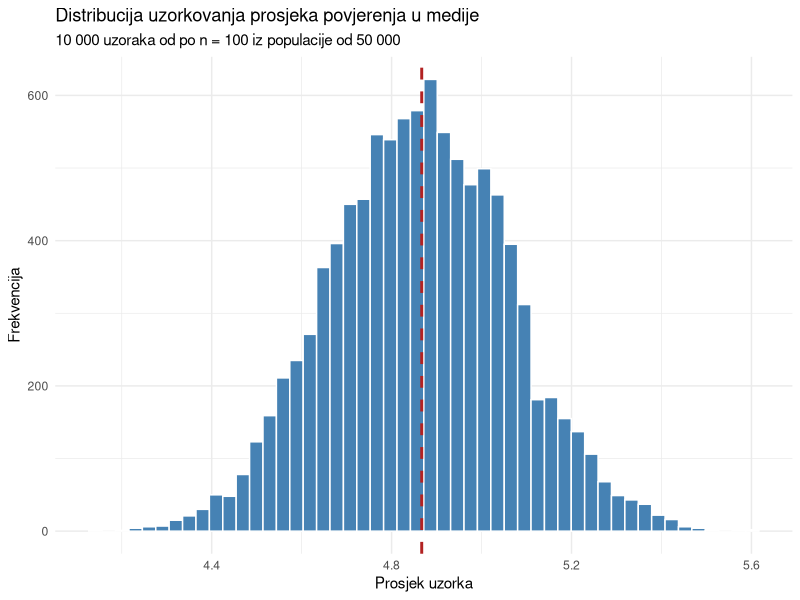
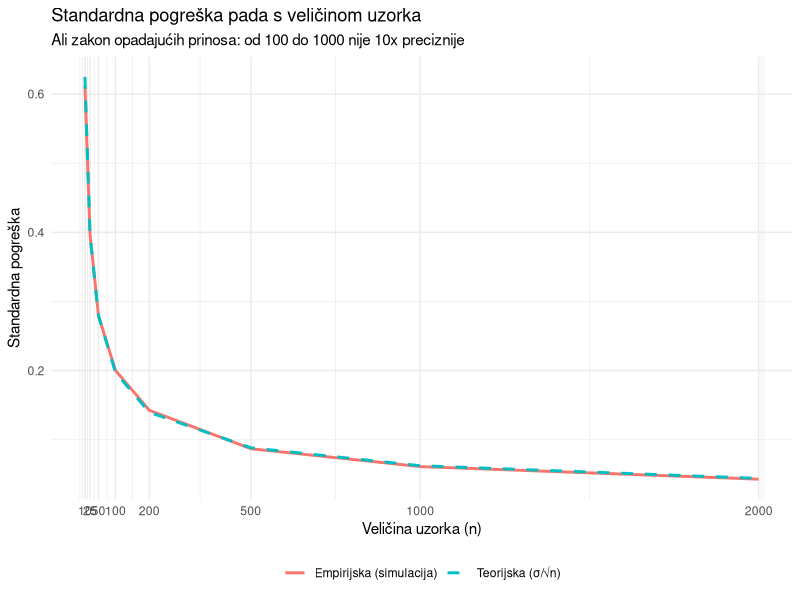
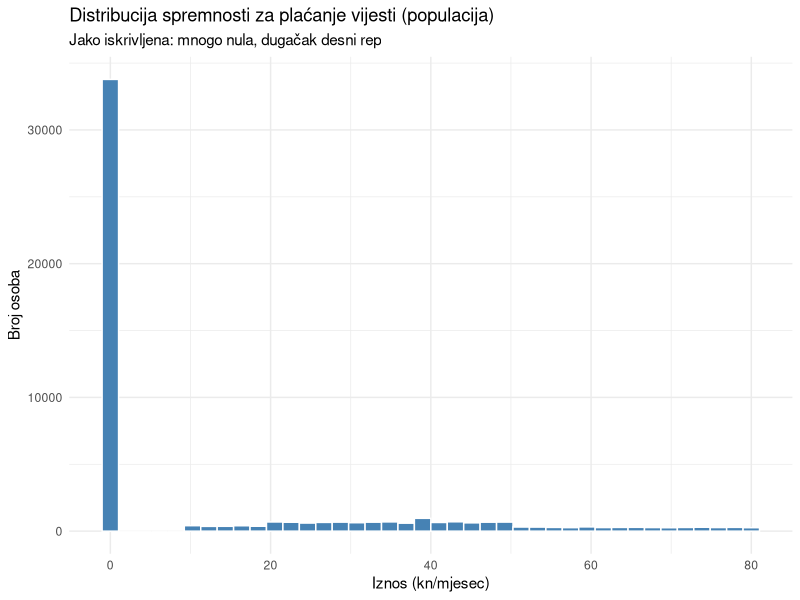
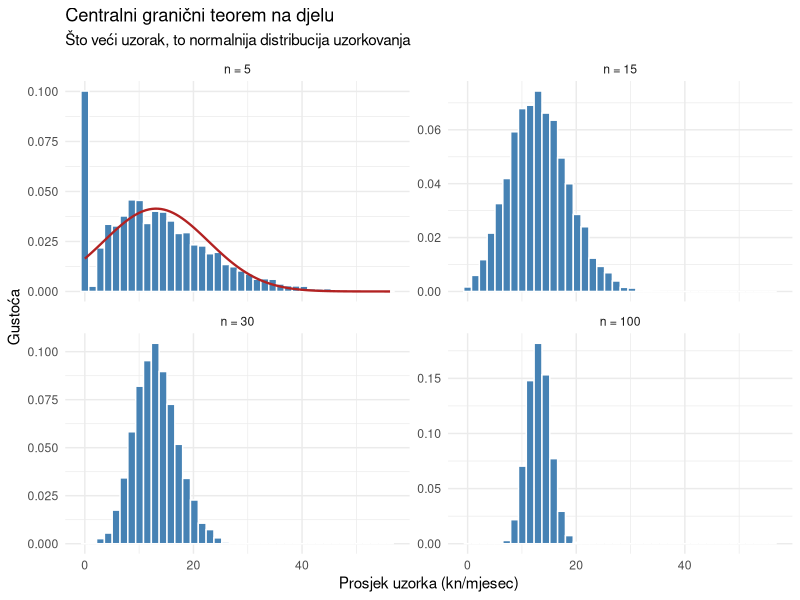
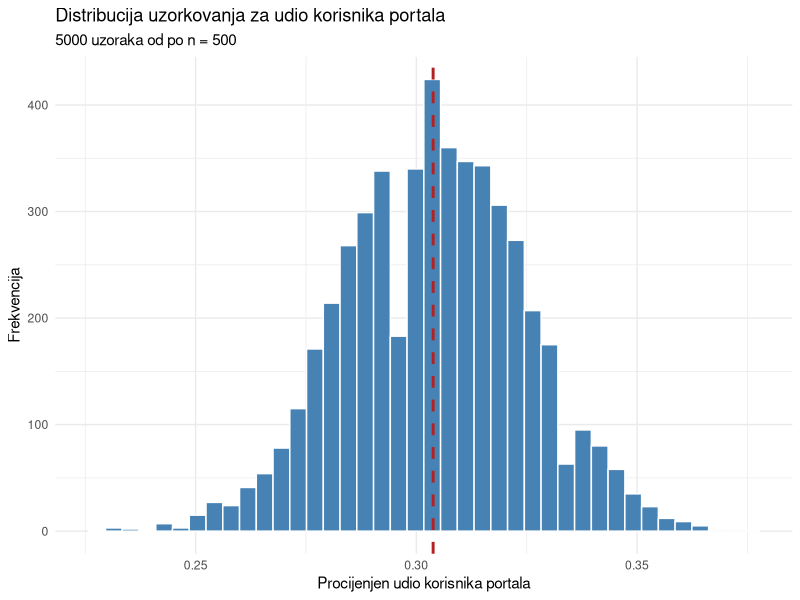
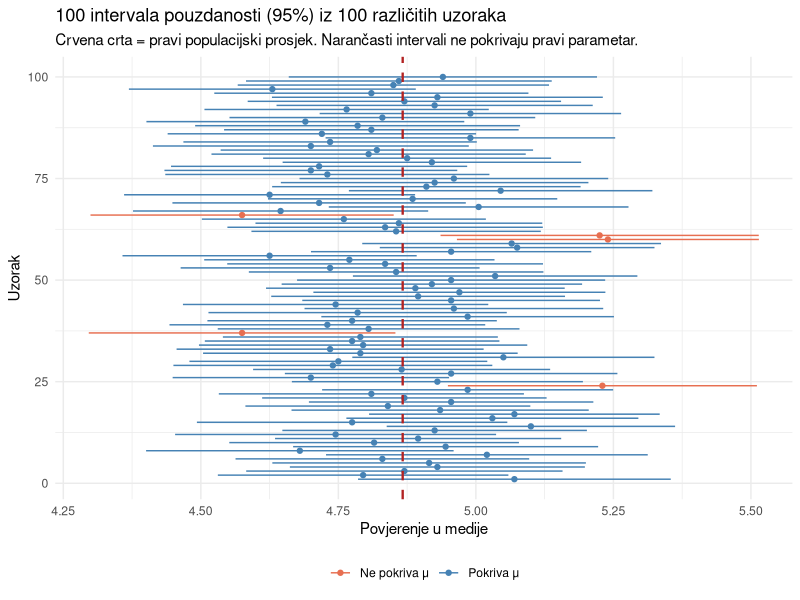
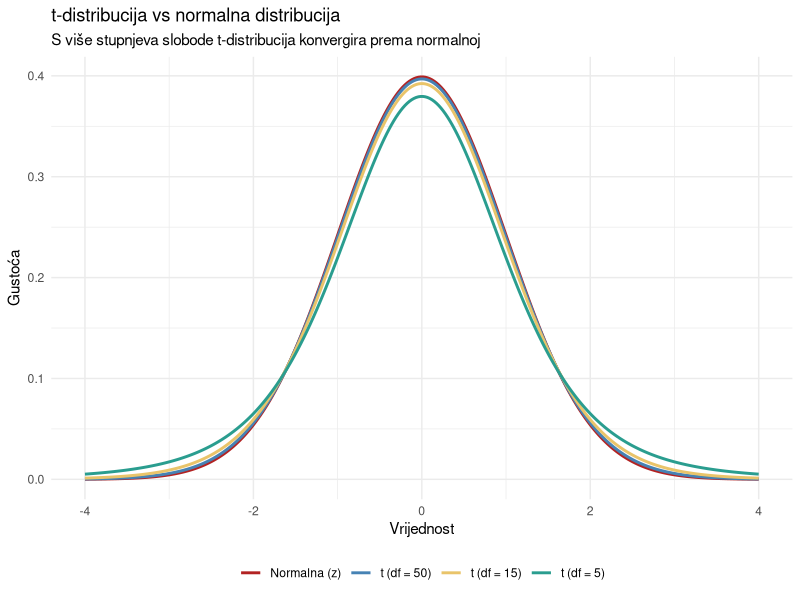
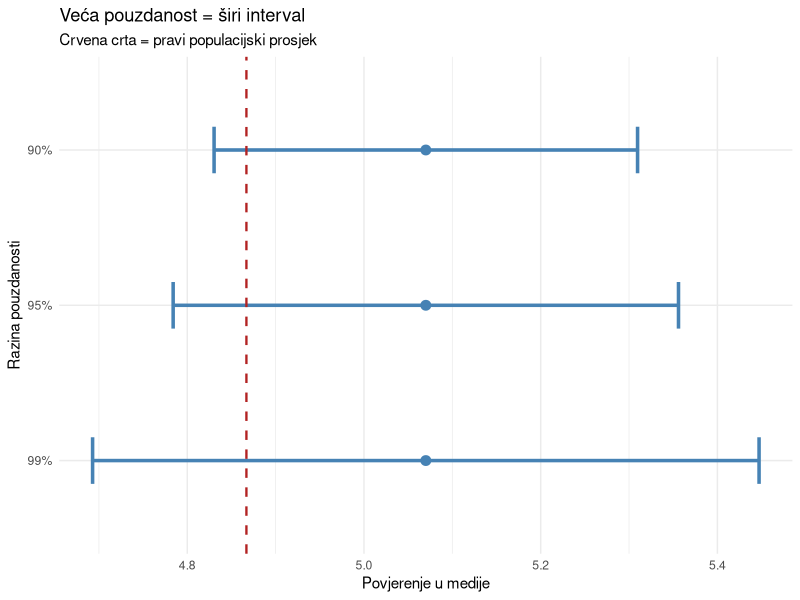

The R script that drew these images, in order:
## ---- chunk 1
#| label: setup
#| echo: true
#| message: false
#| warning: false

library(tidyverse)
## ---- chunk 2
#| label: ucitavanje-populacije
#| echo: true
#| message: false
#| warning: false

pop <- read_csv("../resources/datasets/media_population.csv")
glimpse(pop)
## ---- chunk 3
#| label: populacijski-parametri
#| echo: true
#| message: false
#| warning: false

# PRAVI populacijski parametri (u praksi ih NIKAD ne znamo)
pop_params <- pop |>
  summarise(
    mu_trust = round(mean(media_trust), 2),
    sigma_trust = round(sd(media_trust), 2),
    mu_media_min = round(mean(daily_media_min), 1),
    sigma_media_min = round(sd(daily_media_min), 1),
    udio_portal = round(mean(primary_news_source == "portal"), 3)
  )

pop_params
## ---- chunk 4
#| label: uzorak-vs-populacija
#| echo: true
#| message: false
#| warning: false

set.seed(42)

# Uzmimo jedan uzorak od 100 osoba
uzorak_100 <- pop |> slice_sample(n = 100)

# Usporedba parametra i statistike
tibble(
  mjera = c("Prosjek povjerenja", "SD povjerenja", "Udio portal"),
  populacija = c(
    round(mean(pop$media_trust), 2),
    round(sd(pop$media_trust), 2),
    round(mean(pop$primary_news_source == "portal"), 3)
  ),
  uzorak_100 = c(
    round(mean(uzorak_100$media_trust), 2),
    round(sd(uzorak_100$media_trust), 2),
    round(mean(uzorak_100$primary_news_source == "portal"), 3)
  )
)
## ---- chunk 5
#| label: tri-uzorka
#| echo: true
#| message: false
#| warning: false

set.seed(1)
u1 <- pop |> slice_sample(n = 100) |> summarise(M = round(mean(media_trust), 2)) |> pull(M)

set.seed(2)
u2 <- pop |> slice_sample(n = 100) |> summarise(M = round(mean(media_trust), 2)) |> pull(M)

set.seed(3)
u3 <- pop |> slice_sample(n = 100) |> summarise(M = round(mean(media_trust), 2)) |> pull(M)

cat("Populacijski prosjek:", round(mean(pop$media_trust), 2), "\n")
cat("Uzorak 1 (n=100):", u1, "\n")
cat("Uzorak 2 (n=100):", u2, "\n")
cat("Uzorak 3 (n=100):", u3, "\n")
## ---- chunk 6
#| label: distribucija-uzorkovanja
#| echo: true
#| message: false
#| warning: false
#| fig-width: 8
#| fig-height: 5

set.seed(42)

# 10 000 uzoraka od po 100 osoba
sampling_dist <- tibble(
  uzorak = 1:10000,
  prosjek = map_dbl(1:10000, \(i) {
    pop |> slice_sample(n = 100) |> pull(media_trust) |> mean()
  })
)

# Populacijski prosjek
mu <- mean(pop$media_trust)

sampling_dist |>
  ggplot(aes(x = prosjek)) +
  geom_histogram(fill = "steelblue", color = "white", bins = 50) +
  geom_vline(xintercept = mu, color = "firebrick", linewidth = 1, linetype = "dashed") +
  labs(
    title = "Distribucija uzorkovanja prosjeka povjerenja u medije",
    subtitle = "10 000 uzoraka od po n = 100 iz populacije od 50 000",
    x = "Prosjek uzorka",
    y = "Frekvencija"
  ) +
  theme_minimal()
## ---- chunk 7
#| label: sampling-vs-individual
#| echo: true
#| message: false
#| warning: false

# Usporedba varijabilnosti
cat("SD pojedinačnih opažanja (σ):", round(sd(pop$media_trust), 2), "\n")
cat("SD distribucije uzorkovanja:", round(sd(sampling_dist$prosjek), 3), "\n")
cat("Omjer:", round(sd(pop$media_trust) / sd(sampling_dist$prosjek), 1), "\n")
## ---- chunk 8
#| label: se-izracun
#| echo: true
#| message: false
#| warning: false

# Teorijska SE za n = 100
sigma <- sd(pop$media_trust)
se_teorijska <- sigma / sqrt(100)

# Procijenjena SE iz jednog uzorka
set.seed(42)
uzorak <- pop |> slice_sample(n = 100)
se_procijenjena <- sd(uzorak$media_trust) / sqrt(100)

# Empirijska SE (iz 10 000 uzoraka)
se_empirijska <- sd(sampling_dist$prosjek)

cat("Teorijska SE:", round(se_teorijska, 3), "\n")
cat("Procijenjena SE (iz jednog uzorka):", round(se_procijenjena, 3), "\n")
cat("Empirijska SE (iz simulacije):", round(se_empirijska, 3), "\n")
## ---- chunk 9
#| label: se-po-velicini
#| echo: true
#| message: false
#| warning: false
#| fig-width: 8
#| fig-height: 5

set.seed(42)

velicine <- c(10, 25, 50, 100, 200, 500, 1000, 2000)

sim_se <- map_df(velicine, \(n) {
  prosjeci <- map_dbl(1:2000, \(i) {
    pop |> slice_sample(n = n) |> pull(media_trust) |> mean()
  })
  tibble(n = n, se_empirijska = sd(prosjeci), se_formula = sigma / sqrt(n))
})

sim_se |>
  ggplot(aes(x = n)) +
  geom_line(aes(y = se_empirijska, color = "Empirijska (simulacija)"), linewidth = 1) +
  geom_line(aes(y = se_formula, color = "Teorijska (σ/√n)"), linewidth = 1, linetype = "dashed") +
  scale_x_continuous(breaks = velicine) +
  labs(
    title = "Standardna pogreška pada s veličinom uzorka",
    subtitle = "Ali zakon opadajućih prinosa: od 100 do 1000 nije 10x preciznije",
    x = "Veličina uzorka (n)",
    y = "Standardna pogreška",
    color = NULL
  ) +
  theme_minimal() +
  theme(legend.position = "bottom")
## ---- chunk 10
#| label: se-tablica
#| echo: true
#| message: false
#| warning: false

sim_se |>
  mutate(
    se_formula = round(se_formula, 3),
    se_empirijska = round(se_empirijska, 3),
    raspon_95 = paste0("±", round(1.96 * se_formula, 2))
  ) |>
  select(n, se_formula, raspon_95)
## ---- chunk 11
#| label: clt-izvorna
#| echo: true
#| message: false
#| warning: false
#| fig-width: 8
#| fig-height: 4

# Izvorna distribucija: daleko od normalne
pop |>
  ggplot(aes(x = willing_to_pay)) +
  geom_histogram(fill = "steelblue", color = "white", bins = 40) +
  labs(
    title = "Distribucija spremnosti za plaćanje vijesti (populacija)",
    subtitle = "Jako iskrivljena: mnogo nula, dugačak desni rep",
    x = "Iznos (kn/mjesec)",
    y = "Broj osoba"
  ) +
  theme_minimal()
## ---- chunk 12
#| label: clt-demonstracija
#| echo: true
#| message: false
#| warning: false
#| fig-width: 10
#| fig-height: 8

set.seed(42)

# Distribucije uzorkovanja za različite veličine uzorka
clt_sim <- map_df(c(5, 15, 30, 100), \(n) {
  prosjeci <- map_dbl(1:5000, \(i) {
    pop |> slice_sample(n = n) |> pull(willing_to_pay) |> mean()
  })
  tibble(n_label = paste("n =", n), n = n, prosjek = prosjeci)
}) |>
  mutate(n_label = fct_reorder(n_label, n))

clt_sim |>
  ggplot(aes(x = prosjek)) +
  geom_histogram(aes(y = after_stat(density)), fill = "steelblue", color = "white", bins = 40) +
  stat_function(fun = dnorm,
    args = list(mean = mean(pop$willing_to_pay), 
                sd = sd(pop$willing_to_pay) / sqrt(5)),
    data = clt_sim |> filter(n == 5),
    color = "firebrick", linewidth = 0.8) +
  facet_wrap(~n_label, scales = "free_y") +
  labs(
    title = "Centralni granični teorem na djelu",
    subtitle = "Što veći uzorak, to normalnija distribucija uzorkovanja",
    x = "Prosjek uzorka (kn/mjesec)",
    y = "Gustoća"
  ) +
  theme_minimal()
## ---- chunk 13
#| label: pristranost-demo
#| echo: true
#| message: false
#| warning: false

set.seed(42)

# "Populacija" = svi
pop_prosjek_trust <- round(mean(pop$media_trust), 2)

# "Prigodan uzorak" = samo mladi (18-24) s visokim obrazovanjem
pristrani_uzorak <- pop |>
  filter(age <= 24, education %in% c("viša/prvostupnik", "magistar/doktor")) |>
  slice_sample(n = 100)

# "Slučajni uzorak" iste veličine
slucajni_uzorak <- pop |> slice_sample(n = 100)

tibble(
  izvor = c("Populacija", "Slučajni uzorak (n=100)", "Pristrani uzorak (n=100)"),
  prosjek_trust = c(
    round(mean(pop$media_trust), 2),
    round(mean(slucajni_uzorak$media_trust), 2),
    round(mean(pristrani_uzorak$media_trust), 2)
  ),
  udio_portal = c(
    round(mean(pop$primary_news_source == "portal"), 3),
    round(mean(slucajni_uzorak$primary_news_source == "portal"), 3),
    round(mean(pristrani_uzorak$primary_news_source == "portal"), 3)
  )
)
## ---- chunk 14
#| label: self-selection
#| echo: true
#| message: false
#| warning: false

# Simulacija: online anketa privlači neproporcijalno mlade korisnike mreža
online_uzorak <- pop |>
  mutate(
    vjerojatnost_odgovora = case_when(
      age < 30 & primary_news_source == "društvene mreže" ~ 0.15,
      age < 30 ~ 0.08,
      age < 50 & primary_news_source %in% c("portal", "društvene mreže") ~ 0.06,
      age < 50 ~ 0.03,
      age >= 50 & primary_news_source %in% c("portal", "društvene mreže") ~ 0.02,
      .default = 0.005
    )
  ) |>
  mutate(odgovorio = runif(n()) < vjerojatnost_odgovora) |>
  filter(odgovorio)

cat("Veličina online uzorka:", nrow(online_uzorak), "\n\n")

# Usporedba
tribble(
  ~karakteristika, ~populacija, ~online_uzorak,
  "Prosjek dobi", round(mean(pop$age), 1), round(mean(online_uzorak$age), 1),
  "Udio mlađih od 30", round(mean(pop$age < 30) * 100, 1), round(mean(online_uzorak$age < 30) * 100, 1),
  "Udio portal kao primarni", round(mean(pop$primary_news_source == "portal") * 100, 1), round(mean(online_uzorak$primary_news_source == "portal") * 100, 1),
  "Udio društvene mreže", round(mean(pop$primary_news_source == "društvene mreže") * 100, 1), round(mean(online_uzorak$primary_news_source == "društvene mreže") * 100, 1),
  "Prosjek povjerenja", round(mean(pop$media_trust), 2), round(mean(online_uzorak$media_trust), 2)
)
## ---- chunk 15
#| label: se-proporcija
#| echo: true
#| message: false
#| warning: false

set.seed(42)

# Pravi udio korisnika portala
p_populacija <- mean(pop$primary_news_source == "portal")

# Procjena iz uzorka od 500
uzorak_500 <- pop |> slice_sample(n = 500)
p_hat <- mean(uzorak_500$primary_news_source == "portal")

se_p <- sqrt(p_hat * (1 - p_hat) / 500)

cat("Populacijski udio portala:", round(p_populacija, 3), "\n")
cat("Procjena iz uzorka (n=500):", round(p_hat, 3), "\n")
cat("SE proporcije:", round(se_p, 3), "\n")
cat("Margina pogreške (95%):", round(1.96 * se_p, 3), "\n")
## ---- chunk 16
#| label: simulacija-proporcije
#| echo: true
#| message: false
#| warning: false
#| fig-width: 8
#| fig-height: 5

set.seed(42)

# 5000 uzoraka od po 500 osoba
prop_sim <- tibble(
  uzorak = 1:5000,
  p_hat = map_dbl(1:5000, \(i) {
    pop |> slice_sample(n = 500) |> 
      pull(primary_news_source) |>
      (\(x) mean(x == "portal"))()
  })
)

prop_sim |>
  ggplot(aes(x = p_hat)) +
  geom_histogram(fill = "steelblue", color = "white", bins = 40) +
  geom_vline(xintercept = p_populacija, color = "firebrick", linewidth = 1, linetype = "dashed") +
  labs(
    title = "Distribucija uzorkovanja za udio korisnika portala",
    subtitle = "5000 uzoraka od po n = 500",
    x = "Procijenjen udio korisnika portala",
    y = "Frekvencija"
  ) +
  theme_minimal()
## ---- chunk 17
#| label: ci-prvi
#| echo: true
#| message: false
#| warning: false

set.seed(42)
uzorak <- pop |> slice_sample(n = 200)

x_bar <- mean(uzorak$media_trust)
se <- sd(uzorak$media_trust) / sqrt(200)
ci_lower <- x_bar - 1.96 * se
ci_upper <- x_bar + 1.96 * se

cat("Prosjek uzorka:", round(x_bar, 2), "\n")
cat("SE:", round(se, 3), "\n")
cat("95% CI: [", round(ci_lower, 2), ",", round(ci_upper, 2), "]\n")
cat("Pravi populacijski prosjek:", round(mean(pop$media_trust), 2), "\n")
## ---- chunk 18
#| label: ci-vizualizacija
#| echo: true
#| message: false
#| warning: false
#| fig-width: 9
#| fig-height: 8

set.seed(42)

mu_pop <- mean(pop$media_trust)

ci_sim <- map_df(1:100, \(i) {
  u <- pop |> slice_sample(n = 200)
  xbar <- mean(u$media_trust)
  se <- sd(u$media_trust) / sqrt(200)
  tibble(
    uzorak = i,
    xbar = xbar,
    ci_lo = xbar - 1.96 * se,
    ci_hi = xbar + 1.96 * se,
    pokriva_mu = ci_lo <= mu_pop & ci_hi >= mu_pop
  )
})

cat("Intervala koji pokrivaju pravi prosjek:", sum(ci_sim$pokriva_mu), "od 100\n")

ci_sim |>
  ggplot(aes(x = xbar, y = uzorak, color = pokriva_mu)) +
  geom_point(size = 1.5) +
  geom_errorbarh(aes(xmin = ci_lo, xmax = ci_hi), height = 0) +
  geom_vline(xintercept = mu_pop, color = "firebrick", linewidth = 0.8, linetype = "dashed") +
  scale_color_manual(values = c("TRUE" = "steelblue", "FALSE" = "#e76f51"),
                     labels = c("TRUE" = "Pokriva μ", "FALSE" = "Ne pokriva μ")) +
  labs(
    title = "100 intervala pouzdanosti (95%) iz 100 različitih uzoraka",
    subtitle = "Crvena crta = pravi populacijski prosjek. Narančasti intervali ne pokrivaju pravi parametar.",
    x = "Povjerenje u medije",
    y = "Uzorak",
    color = NULL
  ) +
  theme_minimal() +
  theme(legend.position = "bottom")
## ---- chunk 19
#| label: t-vs-normalna
#| echo: true
#| message: false
#| warning: false
#| fig-width: 8
#| fig-height: 5

x <- seq(-4, 4, length.out = 300)

t_usporedba <- tibble(x = x) |>
  mutate(
    `Normalna (z)` = dnorm(x),
    `t (df = 5)` = dt(x, df = 5),
    `t (df = 15)` = dt(x, df = 15),
    `t (df = 50)` = dt(x, df = 50)
  ) |>
  pivot_longer(-x, names_to = "distribucija", values_to = "gustoca") |>
  mutate(distribucija = fct_relevel(distribucija, 
    "Normalna (z)", "t (df = 50)", "t (df = 15)", "t (df = 5)"))

t_usporedba |>
  ggplot(aes(x = x, y = gustoca, color = distribucija)) +
  geom_line(linewidth = 1) +
  scale_color_manual(values = c(
    "Normalna (z)" = "firebrick", 
    "t (df = 5)" = "#2a9d8f", 
    "t (df = 15)" = "#e9c46a", 
    "t (df = 50)" = "steelblue"
  )) +
  labs(
    title = "t-distribucija vs normalna distribucija",
    subtitle = "S više stupnjeva slobode t-distribucija konvergira prema normalnoj",
    x = "Vrijednost",
    y = "Gustoća",
    color = NULL
  ) +
  theme_minimal() +
  theme(legend.position = "bottom")
## ---- chunk 20
#| label: kriticne-vrijednosti-t
#| echo: true
#| message: false
#| warning: false

tibble(
  df = c(5, 10, 15, 25, 50, 100, Inf),
  n = df + 1,
  t_95 = round(qt(0.975, df), 3),
  t_99 = round(qt(0.995, df), 3)
) |>
  mutate(n = if_else(is.infinite(df), "∞ (normalna)", as.character(n)))
## ---- chunk 21
#| label: t-test-osnovno
#| echo: true
#| message: false
#| warning: false

set.seed(42)
uzorak_200 <- pop |> slice_sample(n = 200)

# CI za prosjek povjerenja u medije
rezultat <- t.test(uzorak_200$media_trust, conf.level = 0.95)
rezultat
## ---- chunk 22
#| label: t-test-elementi
#| echo: true
#| message: false
#| warning: false

# Pristup pojedinim elementima
cat("Prosjek uzorka:", round(rezultat$estimate, 3), "\n")
cat("95% CI: [", round(rezultat$conf.int[1], 3), ",", round(rezultat$conf.int[2], 3), "]\n")
cat("Stupnjevi slobode:", rezultat$parameter, "\n")

# Usporedba s populacijom
cat("\nProvi populacijski prosjek:", round(mean(pop$media_trust), 3), "\n")
cat("Pokriva CI pravi prosjek?", 
    mean(pop$media_trust) >= rezultat$conf.int[1] & 
    mean(pop$media_trust) <= rezultat$conf.int[2], "\n")
## ---- chunk 23
#| label: razine-pouzdanosti
#| echo: true
#| message: false
#| warning: false

ci_90 <- t.test(uzorak_200$media_trust, conf.level = 0.90)$conf.int
ci_95 <- t.test(uzorak_200$media_trust, conf.level = 0.95)$conf.int
ci_99 <- t.test(uzorak_200$media_trust, conf.level = 0.99)$conf.int

xbar <- mean(uzorak_200$media_trust)

tibble(
  razina = c("90%", "95%", "99%"),
  donja = round(c(ci_90[1], ci_95[1], ci_99[1]), 3),
  gornja = round(c(ci_90[2], ci_95[2], ci_99[2]), 3),
  sirina = round(c(diff(ci_90), diff(ci_95), diff(ci_99)), 3)
)
## ---- chunk 24
#| label: ci-razine-vizualizacija
#| echo: true
#| message: false
#| warning: false
#| fig-width: 7
#| fig-height: 3

mu_pop <- mean(pop$media_trust)

tibble(
  razina = factor(c("90%", "95%", "99%"), levels = c("99%", "95%", "90%")),
  lo = c(ci_90[1], ci_95[1], ci_99[1]),
  hi = c(ci_90[2], ci_95[2], ci_99[2]),
  xbar = xbar
) |>
  ggplot(aes(y = razina)) +
  geom_errorbarh(aes(xmin = lo, xmax = hi), height = 0.3, linewidth = 1.2, color = "steelblue") +
  geom_point(aes(x = xbar), size = 3, color = "steelblue") +
  geom_vline(xintercept = mu_pop, color = "firebrick", linewidth = 0.8, linetype = "dashed") +
  labs(
    title = "Veća pouzdanost = širi interval",
    subtitle = "Crvena crta = pravi populacijski prosjek",
    x = "Povjerenje u medije",
    y = "Razina pouzdanosti"
  ) +
  theme_minimal()
## ---- chunk 25
#| label: ci-po-izvoru
#| echo: true
#| message: false
#| warning: false
#| fig-width: 8
#| fig-height: 5

set.seed(42)
uzorak_500 <- pop |> slice_sample(n = 500)

ci_po_izvoru <- uzorak_500 |>
  group_by(primary_news_source) |>
  filter(n() >= 20) |>
  summarise(
    n = n(),
    prosjek = mean(media_trust),
    se = sd(media_trust) / sqrt(n()),
    ci_lo = prosjek - qt(0.975, n() - 1) * se,
    ci_hi = prosjek + qt(0.975, n() - 1) * se,
    .groups = "drop"
  )

# Pravi populacijski prosjeci za usporedbu
pop_prosjeci <- pop |>
  group_by(primary_news_source) |>
  summarise(mu = mean(media_trust), .groups = "drop")

ci_po_izvoru |>
  left_join(pop_prosjeci, by = "primary_news_source") |>
  mutate(primary_news_source = fct_reorder(primary_news_source, prosjek)) |>
  ggplot(aes(y = primary_news_source)) +
  geom_errorbarh(aes(xmin = ci_lo, xmax = ci_hi), height = 0.3, linewidth = 1, color = "steelblue") +
  geom_point(aes(x = prosjek), size = 3, color = "steelblue") +
  geom_point(aes(x = mu), size = 3, shape = 4, color = "firebrick", stroke = 1.5) +
  labs(
    title = "95% CI za povjerenje u medije po primarnom izvoru vijesti",
    subtitle = "Plavi krug = prosjek uzorka. Crveni X = pravi populacijski prosjek.",
    x = "Povjerenje u medije",
    y = NULL
  ) +
  theme_minimal()
## ---- chunk 26
#| label: ci-proporcija-rucno
#| echo: true
#| message: false
#| warning: false

set.seed(42)
uzorak_500 <- pop |> slice_sample(n = 500)

# Udio koji koristi portal kao primarni izvor
p_hat <- mean(uzorak_500$primary_news_source == "portal")
se_p <- sqrt(p_hat * (1 - p_hat) / 500)
ci_lo <- p_hat - 1.96 * se_p
ci_hi <- p_hat + 1.96 * se_p

cat("Procjena p̂:", round(p_hat, 3), "\n")
cat("SE:", round(se_p, 3), "\n")
cat("95% CI: [", round(ci_lo, 3), ",", round(ci_hi, 3), "]\n")
cat("Pravi populacijski udio:", round(mean(pop$primary_news_source == "portal"), 3), "\n")
## ---- chunk 27
#| label: prop-test
#| echo: true
#| message: false
#| warning: false

# Koliko koristi portal od 500 ispitanika?
n_portal <- sum(uzorak_500$primary_news_source == "portal")

prop_rez <- prop.test(n_portal, n = 500, conf.level = 0.95)

cat("Procjena:", round(prop_rez$estimate, 3), "\n")
cat("95% CI: [", round(prop_rez$conf.int[1], 3), ",", round(prop_rez$conf.int[2], 3), "]\n")
## ---- chunk 28
#| label: ci-svi-izvori
#| echo: true
#| message: false
#| warning: false
#| fig-width: 8
#| fig-height: 5

# CI za sve izvore vijesti
izvore <- unique(pop$primary_news_source)

ci_izvore <- map_df(izvore, \(izvor) {
  n_da <- sum(uzorak_500$primary_news_source == izvor)
  test <- prop.test(n_da, n = 500, conf.level = 0.95)
  tibble(
    izvor = izvor,
    p_hat = test$estimate,
    ci_lo = test$conf.int[1],
    ci_hi = test$conf.int[2]
  )
})

# Pravi populacijski udjeli
pop_udjeli <- pop |>
  count(primary_news_source) |>
  mutate(udio = n / sum(n))

ci_izvore |>
  left_join(pop_udjeli, by = c("izvor" = "primary_news_source")) |>
  mutate(izvor = fct_reorder(izvor, p_hat)) |>
  ggplot(aes(y = izvor)) +
  geom_errorbarh(aes(xmin = ci_lo, xmax = ci_hi), height = 0.3, linewidth = 1, color = "steelblue") +
  geom_point(aes(x = p_hat), size = 3, color = "steelblue") +
  geom_point(aes(x = udio), size = 3, shape = 4, color = "firebrick", stroke = 1.5) +
  scale_x_continuous(labels = scales::label_percent()) +
  labs(
    title = "95% CI za udio korisnika po primarnom izvoru vijesti",
    subtitle = "Plavi krug = procjena iz uzorka (n=500). Crveni X = pravi populacijski udio.",
    x = "Udio",
    y = NULL
  ) +
  theme_minimal()
## ---- chunk 29
#| label: moe-tablica
#| echo: true
#| message: false
#| warning: false

tibble(
  n = c(100, 200, 400, 500, 800, 1000, 1500, 2000),
  MoE_95 = round(1.96 * sqrt(0.25 / n) * 100, 1)
) |>
  mutate(opis = paste0("±", MoE_95, "%"))
## ---- chunk 30
#| label: planiranje-uzorka
#| echo: true
#| message: false
#| warning: false

# Funkcija za izračun potrebne veličine uzorka
velicina_uzorka <- function(moe, conf = 0.95, p = 0.5) {
  z <- qnorm(1 - (1 - conf) / 2)
  ceiling(z^2 * p * (1 - p) / moe^2)
}

tibble(
  ciljna_MoE = c("±5%", "±4%", "±3%", "±2%", "±1%"),
  moe = c(0.05, 0.04, 0.03, 0.02, 0.01),
  n_potreban = map_int(moe, velicina_uzorka)
)
## ---- chunk 31
#| label: planiranje-vizualizacija
#| echo: true
#| message: false
#| warning: false
#| fig-width: 8
#| fig-height: 5

tibble(
  moe = seq(0.01, 0.10, by = 0.001)
) |>
  mutate(n = map_dbl(moe, velicina_uzorka)) |>
  ggplot(aes(x = moe * 100, y = n)) +
  geom_line(color = "steelblue", linewidth = 1.2) +
  geom_hline(yintercept = c(500, 1000, 2000), linetype = "dashed", color = "grey60") +
  annotate("text", x = 9, y = c(500, 1000, 2000) + 200, 
           label = c("n = 500", "n = 1000", "n = 2000"), color = "grey40") +
  scale_x_reverse(breaks = seq(1, 10, 1)) +
  scale_y_continuous(labels = scales::label_comma()) +
  labs(
    title = "Potrebna veličina uzorka za zadanu marginu pogreške",
    subtitle = "Najgori slučaj (p = 0.5), 95% razina pouzdanosti",
    x = "Ciljna margina pogreške (%)",
    y = "Potreban n"
  ) +
  theme_minimal()
## ---- chunk 32
#| label: medijska-anketa-sim
#| echo: true
#| message: false
#| warning: false

# Simulacija: medijska anketa o primarnom izvoru vijesti
set.seed(123)
anketa <- pop |> slice_sample(n = 800)

rezultati <- anketa |>
  count(primary_news_source) |>
  mutate(
    udio = n / sum(n),
    se = sqrt(udio * (1 - udio) / sum(n)),
    moe = 1.96 * se,
    ci_lo = udio - moe,
    ci_hi = udio + moe
  ) |>
  arrange(desc(udio))

rezultati |>
  mutate(across(c(udio, se, moe, ci_lo, ci_hi), \(x) round(x * 100, 1)))
## ---- chunk 33
#| label: medijska-anketa-graf
#| echo: true
#| message: false
#| warning: false
#| fig-width: 8
#| fig-height: 5

rezultati |>
  mutate(primary_news_source = fct_reorder(primary_news_source, udio)) |>
  ggplot(aes(y = primary_news_source)) +
  geom_errorbarh(aes(xmin = ci_lo, xmax = ci_hi), height = 0.3, linewidth = 1, color = "steelblue") +
  geom_point(aes(x = udio), size = 3, color = "steelblue") +
  geom_text(aes(x = ci_hi + 0.01, label = paste0(round(udio * 100, 1), "%")), hjust = 0) +
  scale_x_continuous(labels = scales::label_percent(), limits = c(0, 0.42)) +
  labs(
    title = "Anketni rezultati S intervalima pouzdanosti",
    subtitle = "n = 800. Preklapajući intervali znače da razlike nisu statistički jasne.",
    x = "Udio ispitanika",
    y = NULL
  ) +
  theme_minimal()
## ---- chunk 34
#| label: bootstrap-demo
#| echo: true
#| message: false
#| warning: false

set.seed(42)
uzorak_50 <- pop |> slice_sample(n = 50)

# 5000 bootstrap uzoraka
boot_prosjeci <- map_dbl(1:5000, \(i) {
  uzorak_50 |>
    slice_sample(n = 50, replace = TRUE) |>
    pull(media_trust) |>
    mean()
})

# Bootstrap CI (percentilna metoda)
boot_ci <- quantile(boot_prosjeci, probs = c(0.025, 0.975))

# Usporedba s t-testom
t_ci <- t.test(uzorak_50$media_trust)$conf.int

cat("Bootstrap 95% CI: [", round(boot_ci[1], 3), ",", round(boot_ci[2], 3), "]\n")
cat("t-test   95% CI: [", round(t_ci[1], 3), ",", round(t_ci[2], 3), "]\n")
cat("Pravi prosjek:   ", round(mean(pop$media_trust), 3), "\n")
## ---- chunk 35
#| label: bootstrap-medijan
#| echo: true
#| message: false
#| warning: false

# Bootstrap CI za MEDIJAN (za koji nema jednostavne formule za SE)
boot_medijani <- map_dbl(1:5000, \(i) {
  uzorak_50 |>
    slice_sample(n = 50, replace = TRUE) |>
    pull(daily_media_min) |>
    median()
})

boot_ci_medijan <- quantile(boot_medijani, probs = c(0.025, 0.975))

cat("Medijan uzorka:", median(uzorak_50$daily_media_min), "\n")
cat("Bootstrap 95% CI za medijan: [", boot_ci_medijan[1], ",", boot_ci_medijan[2], "]\n")
cat("Pravi populacijski medijan:", median(pop$daily_media_min), "\n")
## ---- chunk 36
#| label: anketa-simulacija
#| echo: true
#| message: false
#| warning: false

set.seed(2025)
anketa <- pop |> slice_sample(n = 600)

cat("Veličina uzorka:", nrow(anketa), "\n\n")

# Korak 1: Ukupna procjena
ukupno <- t.test(anketa$media_trust)
cat("UKUPNO POVJERENJE U MEDIJE\n")
cat("Prosjek:", round(ukupno$estimate, 2), "\n")
cat("95% CI: [", round(ukupno$conf.int[1], 2), ",", round(ukupno$conf.int[2], 2), "]\n\n")
## ---- chunk 37
#| label: analiza-po-dobi
#| echo: true
#| message: false
#| warning: false
#| fig-width: 9
#| fig-height: 5

# Korak 2: CI po dobnim skupinama
anketa <- anketa |>
  mutate(dobna_skupina = case_when(
    age < 30 ~ "18-29",
    age < 45 ~ "30-44",
    age < 60 ~ "45-59",
    .default = "60+"
  ))

ci_dob <- anketa |>
  group_by(dobna_skupina) |>
  summarise(
    n = n(),
    prosjek = mean(media_trust),
    se = sd(media_trust) / sqrt(n()),
    ci_lo = prosjek - qt(0.975, n() - 1) * se,
    ci_hi = prosjek + qt(0.975, n() - 1) * se,
    .groups = "drop"
  )

ci_dob |>
  ggplot(aes(y = dobna_skupina)) +
  geom_errorbarh(aes(xmin = ci_lo, xmax = ci_hi), height = 0.3, linewidth = 1, color = "steelblue") +
  geom_point(aes(x = prosjek), size = 3, color = "steelblue") +
  geom_text(aes(x = ci_hi + 0.05, label = paste0("n = ", n)), hjust = 0, size = 3.5, color = "grey40") +
  labs(
    title = "Povjerenje u medije po dobnim skupinama",
    subtitle = "95% intervali pouzdanosti. Starije skupine imaju više povjerenja.",
    x = "Povjerenje u medije (1-10)",
    y = NULL
  ) +
  theme_minimal()
## ---- chunk 38
#| label: analiza-po-izvoru-i-dobi
#| echo: true
#| message: false
#| warning: false
#| fig-width: 10
#| fig-height: 6

# Korak 3: Unakrsna analiza: izvor vijesti × dobna skupina
ci_krizno <- anketa |>
  group_by(primary_news_source, dobna_skupina) |>
  filter(n() >= 10) |>
  summarise(
    n = n(),
    prosjek = mean(media_trust),
    se = sd(media_trust) / sqrt(n()),
    ci_lo = prosjek - qt(0.975, n() - 1) * se,
    ci_hi = prosjek + qt(0.975, n() - 1) * se,
    .groups = "drop"
  )

ci_krizno |>
  ggplot(aes(y = dobna_skupina, color = primary_news_source)) +
  geom_errorbarh(aes(xmin = ci_lo, xmax = ci_hi), height = 0.3, linewidth = 0.8,
                 position = position_dodge(0.6)) +
  geom_point(aes(x = prosjek), size = 2, position = position_dodge(0.6)) +
  labs(
    title = "Povjerenje u medije: izvor vijesti × dobna skupina",
    subtitle = "Kombinacije s manje od 10 ispitanika isključene",
    x = "Povjerenje u medije (1-10)",
    y = NULL,
    color = "Primarni izvor"
  ) +
  theme_minimal() +
  theme(legend.position = "bottom")
## ---- chunk 39
#| label: analiza-proporcije
#| echo: true
#| message: false
#| warning: false
#| fig-width: 8
#| fig-height: 5

# Korak 4: Proporcije po izvoru vijesti s CI
prop_rezultati <- anketa |>
  count(primary_news_source) |>
  mutate(
    p_hat = n / sum(n),
    test = map2(n, sum(n), \(x, nn) prop.test(x, nn, conf.level = 0.95)),
    ci_lo = map_dbl(test, \(t) t$conf.int[1]),
    ci_hi = map_dbl(test, \(t) t$conf.int[2])
  ) |>
  select(-test) |>
  arrange(desc(p_hat))

prop_rezultati |>
  mutate(primary_news_source = fct_reorder(primary_news_source, p_hat)) |>
  ggplot(aes(y = primary_news_source)) +
  geom_errorbarh(aes(xmin = ci_lo, xmax = ci_hi), height = 0.3, linewidth = 1, color = "#2a9d8f") +
  geom_point(aes(x = p_hat), size = 3, color = "#2a9d8f") +
  geom_text(aes(x = ci_hi + 0.008, label = paste0(round(p_hat * 100, 1), "% (n=", n, ")")), 
            hjust = 0, size = 3.5) +
  scale_x_continuous(labels = scales::label_percent(), limits = c(0, 0.42)) +
  labs(
    title = "Preferirani izvor vijesti s intervalima pouzdanosti",
    subtitle = "Anketa na 600 ispitanika. Portali i društvene mreže statistički nerazlučivi.",
    x = "Udio ispitanika",
    y = NULL
  ) +
  theme_minimal()
## ---- chunk 40
#| label: analiza-zakljucak
#| echo: true
#| message: false
#| warning: false

# Korak 5: Sažetak za klijenta
cat("=== SAŽETAK REZULTATA ANKETE ===\n\n")
cat("Uzorak: n =", nrow(anketa), "ispitanika\n")
cat("Margina pogreške za proporcije: ±", round(1.96 * sqrt(0.25 / nrow(anketa)) * 100, 1), "%\n\n")

cat("1. Ukupno povjerenje u medije:", round(ukupno$estimate, 2), 
    "(95% CI:", round(ukupno$conf.int[1], 2), "-", round(ukupno$conf.int[2], 2), ")\n")
cat("   Na ljestvici od 1-10, to je ispod sredine.\n\n")

cat("2. Najpopularniji izvori vijesti:\n")
for (i in 1:nrow(prop_rezultati)) {
  cat("   ", prop_rezultati$primary_news_source[i], ":", 
      round(prop_rezultati$p_hat[i] * 100, 1), "% (",
      round(prop_rezultati$ci_lo[i] * 100, 1), "-", 
      round(prop_rezultati$ci_hi[i] * 100, 1), "%)\n")
}
cat("\n3. Napomena: razlika između portala i društvenih mreža je unutar margine\n")
cat("   pogreške i ne može se smatrati statistički značajnom.\n")
## ---- chunk 41
#| label: ci-vs-prediktivni
#| echo: true
#| message: false
#| warning: false
#| fig-width: 8
#| fig-height: 5

set.seed(42)
uzorak_200 <- pop |> slice_sample(n = 200)

xbar <- mean(uzorak_200$media_trust)
se <- sd(uzorak_200$media_trust) / sqrt(200)
s <- sd(uzorak_200$media_trust)

tibble(
  tip = factor(c("CI za prosjek (95%)", "Prediktivni interval (95%)"),
               levels = c("CI za prosjek (95%)", "Prediktivni interval (95%)")),
  lo = c(xbar - 1.96 * se, xbar - 1.96 * s),
  hi = c(xbar + 1.96 * se, xbar + 1.96 * s),
  xbar = xbar
) |>
  ggplot(aes(y = tip)) +
  geom_errorbarh(aes(xmin = lo, xmax = hi), height = 0.3, linewidth = 1.2, color = "steelblue") +
  geom_point(aes(x = xbar), size = 3, color = "steelblue") +
  labs(
    title = "CI za prosjek vs prediktivni interval",
    subtitle = "CI govori gdje je populacijski prosjek. Prediktivni interval govori gdje su pojedinačna opažanja.",
    x = "Povjerenje u medije",
    y = NULL
  ) +
  theme_minimal()
